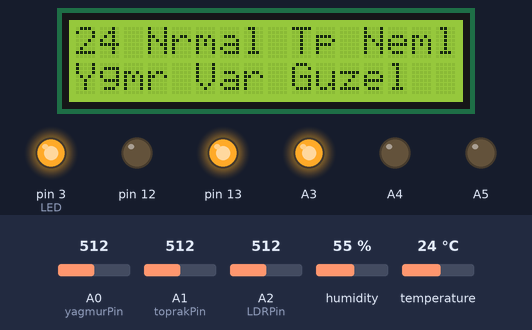
This sketch was run on a simulated Arduino Uno, built with avr-gcc and run on an emulated ATmega328P. On the bench: 16×2 character LCD, output pins drawn as LEDs (lit = HIGH). The test bench sets the inputs (shaded band); at power-on: temperature 24 °C, A1 (toprakPin) = 512, A0 (yagmurPin) = 512, A2 (LDRPin) = 512, humidity 55 %. What the sketch prints to the serial monitor is not drawn.

Above: at 1.2 s.
1.3 s: temperature set to 21 °C
At 2.55 s:
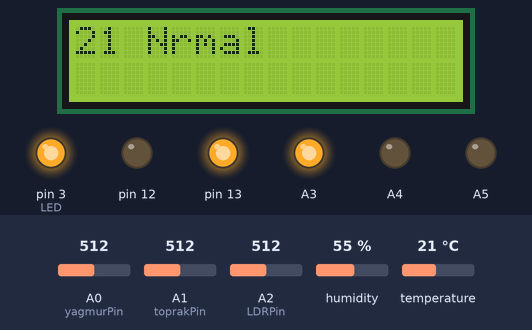
6.3 s: temperature set to 18 °C
At 8.6 s:
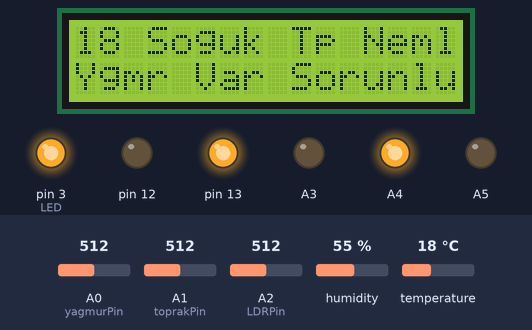
9.5 s: A1 (toprakPin) set to 892
15.9 s: A1 (toprakPin) set to 916
At 17.6 s:
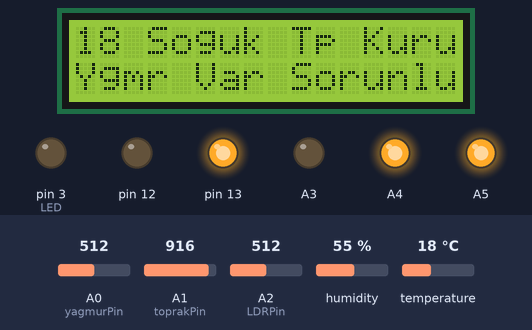
20.7 s: A0 (yagmurPin) set to 911
At 23.4 s:
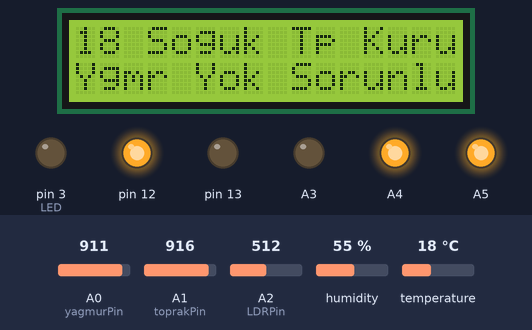
25.5 s: A0 (yagmurPin) set to 30
At 27.8 s:
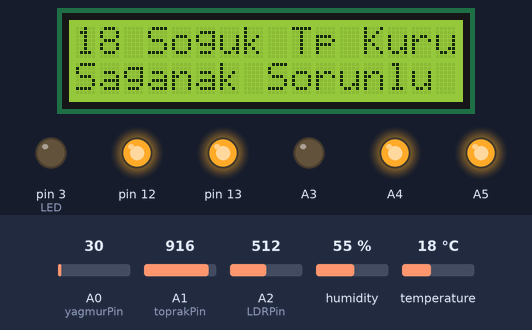
Timing chart, 0 to 29.3 s (numbered marks = the images above; inputs shaded):
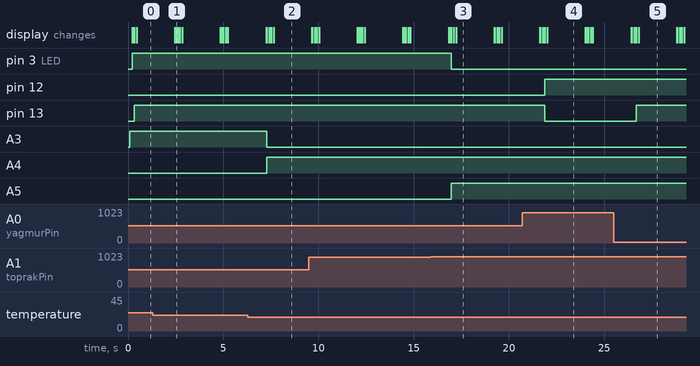

Measured:
- the behaviour switches between 20 and 19 °C on temperature (found by bisection; images 1 and 2)
- the behaviour switches between 900 and 901 on A1 (toprakPin) (found by bisection; images 2 and 3)
- after the input at 6.3 s, A3: HIGH → LOW after 0.99 s; A4: LOW → HIGH after 0.99 s; the display: first differs from a run without the input after 0.99 s (image 2 shows a later state)
- after the input at 15.9 s, pin 3 (LED): HIGH → LOW after 1.1 s; A5: LOW → HIGH after 1.1 s; the display: first differs from a run without the input after 1.1 s (image 3 shows a later state)
- after the input at 20.7 s, pin 12: LOW → HIGH after 1.2 s; pin 13: HIGH → LOW after 1.2 s; the display: first differs from a run without the input after 1.2 s (image 4 shows a later state)
- after the input at 25.5 s, pin 13: LOW → HIGH after 1.2 s; the display: first differs from a run without the input after 1.2 s (image 5 shows a later state)
- what the display in image 3 shows lasts 2.0 s, from 17.2 s to 19.2 s

The sketch:

SeraOtomasyonSistemi.ino
```cpp
/*
Elektronik Devreler Dersi Sera Kontrol Sistemi Projesi
*/
/********************************************
 * Hazırlayanlar                            *
 * 1030522808 Gökmen Portakal               *
 * 1030520761 Mehmet Selim Gözleyici        *
 * 1030516146 Ali Adam Mahamat              *
 * 1030516412 Abdoulsalam Ousseyni Oumarou  *
 * *****************************************/

/**
  Pinler	Bağlı Olan Aygıt
  0
  1
  2       DHT11 Data
  3       LED 4 Toprak Nem - M
  4       LCD - D4
  5       LCD - D5
  6       LCD - D6
  7       LCD - D7
  8       LCD - EN
  9       LCD - RS
  10      Bluetooth - TX
  11      Bluetooth - RX
  12      LED 5 Yağmur - K
  13      LED 5 Yağmur - M
  A0      Yağmur Data
  A1      Toprak Nem Data
  A2      LDR - Işık Sensörü
  A3      LED 1 - DHT11 - K
  A4      LED 2 - DHT11 - M
  A5      LED 3 - Toprak Nem - K
**/
#include <LiquidCrystal.h>
#include <dht11.h>
#include <SoftwareSerial.h>

SoftwareSerial BTserial(10, 11); // RX | TX

//LCD Display
const int d4 = 4, d5 = 5, d6 = 6, d7 = 7, en = 8, rs = 9; //LCD Pinleri
LiquidCrystal lcd(rs, en, d4, d5, d6, d7);

//Yagmur Sensoru
int yagmurOlcum = 0; // "yagmur" adında değişkenimizi oluşturup başlangıç için 0 değeri verdik.
int yagmurPin = A0;  // Yağmur sensörümüzü Analog A0 pinimize tanımladık.

//DHT11 Nem Sensoru
dht11 dht;
int dhtPin = 2;

//Toprak Nem Sensoru
int toprakPin = A1; // Toprak Nem Sensorumuzu Analog A1 pinimize tanımladık.
int toprakOlcum;

//LDR Işık Sensörü
int LDRPin = A2;

void setup()
{
  //Bluetooth tanımlama
  BTserial.begin(9600);

  Serial.begin(9600);
  //LCD tanımlama ve boyutu
  lcd.begin(16, 2);


  //DHT11 Nem Sensörü
  //pinMode(dhtPin, INPUT);
  //Toprak Nem Sensörü
  pinMode(toprakPin, INPUT);
  //Yagmur Sensoru
  pinMode(yagmurPin, INPUT);

  pinMode(3, OUTPUT); //3 ile 6 arasındaki pinleri çıkış olarak ayarlarladık LED'ler için
  pinMode(A3, OUTPUT);
  pinMode(A4, OUTPUT);
  pinMode(A5, OUTPUT);
  pinMode(12, OUTPUT);
  pinMode(13, OUTPUT);
}

void loop()
{

  //*********************************************
  //DHT11 Nem Sensörü
  dht.read(dhtPin);
  int sicaklik = dht.temperature;
  int nem = dht.humidity;
  if (sicaklik > 25)
  {
    Serial.print(sicaklik);
    Serial.println("°C Sicak");
    Serial.print("Nem %");
    Serial.println(nem);
    //DHT - BT
    BTserial.print(sicaklik);
    BTserial.print("C Sicak");
    BTserial.print(",");
    //DHT - LCD
    lcd.setCursor(0, 0);
    lcd.print(sicaklik);
    lcd.print(" Sicak ");
    //lcd.print("Nem %");
    //lcd.print(nem);
    //DHT - BT
    BTserial.print("%");
    BTserial.print(nem);
    BTserial.print(",");
    //DHT - LED
    analogWrite(A3, 255);
    analogWrite(A4, 255);

    //Serial.println("Fan Calismaya Basladi");
    delay(100);
  }
  else if (sicaklik >= 20 && sicaklik <= 25)
  {
    Serial.print(sicaklik);
    Serial.println("°C Normal");
    Serial.print("Nem %");
    Serial.println(nem);

    //DHT - BT
    BTserial.print(sicaklik);
    BTserial.print("C Normal");
    BTserial.print(",");
    //DHT - LCD
    lcd.setCursor(0, 0);
    lcd.print(sicaklik);
    lcd.print(" Nrmal ");
    //lcd.print("Nem %");
    //lcd.print(nem);
    //DHT - BT
    BTserial.print("%");
    BTserial.print(nem);
    BTserial.print(",");
    //DHT - LED
    analogWrite(A3, 255);
    analogWrite(A4, 0);
    delay(100);
  }
  else
  {
    Serial.print(sicaklik);
    Serial.println("°C Soguk");
    Serial.print("Nem %");
    Serial.println(nem);
    //DHT - BT
    BTserial.print(sicaklik);
    BTserial.print("C Soguk");
    BTserial.print(",");
    //DHT - LCD
    lcd.setCursor(0, 0);
    lcd.print(sicaklik);
    lcd.print(" Soguk ");
    //lcd.print("Nem %");
    //lcd.print(nem);
    //DHT - BT
    BTserial.print("%");
    BTserial.print(nem);
    BTserial.print(",");
    //DHT - LED
    analogWrite(A3, 0);
    analogWrite(A4, 255);
    //Serial.println("İsitici Calismaya Basladi");
    delay(100);
  }

  //*********************************************
  //Toprak Nem Sensörü
  toprakOlcum = analogRead(toprakPin); // A1 pin değerini "toprakOlcum" değişkenimize aktardık.
  Serial.print("Toprak icin Olcum Degeri: ");
  Serial.println(toprakOlcum);

  if (toprakOlcum > 900)
  {
    Serial.println("Toprak Tamamen Kuru");
    //Toprak - BT
    BTserial.print("Toprak Kuru");
    BTserial.print(",");
    //Toprak - LCD
    lcd.print("Tp Kuru");
    //Toprak - LED
    digitalWrite(A5, 255);
    digitalWrite(3, LOW);
    Serial.println("Su Motoru Calismaya Basladi");
    delay(100);
  }
  else if (toprakOlcum > 401 && toprakOlcum <= 900)
  {
    Serial.println("Toprak Orta Derecede Nemli");
    //Toprak - BT
    BTserial.print("Toprak Nemli");
    BTserial.print(",");
    //Toprak - LCD
    lcd.print("Tp Nemli");
    //Toprak - LED
    digitalWrite(A5, 0);
    digitalWrite(3, HIGH);
    delay(100);
  }
  else if (400 >= toprakOlcum && toprakOlcum >= 0)
  {
    Serial.println("Toprak Cok Nemli");
    //Toprak - BT
    BTserial.print("Cok Islak");
    BTserial.print(",");
    //Toprak - LCD
    lcd.print("Tp Islak");
    //Toprak - LED
    digitalWrite(A5, 0);
    digitalWrite(3, HIGH);
    delay(100);
  }
  else
  {
    Serial.println("Hatalı Ölçüm");
    lcd.print("Tp Hata");
  }

  //*********************************************
  //Yagmur Sensoru
  yagmurOlcum = analogRead(yagmurPin); // A0 pin değerini "yagmurOlcum" değişkenimize aktardık.
  Serial.print("Yagmur icin Olcum Degeri: ");
  Serial.println(yagmurOlcum);
  if (yagmurOlcum > 901)
  {
    Serial.println("Yagmur yok");
    //Yagmur - BT
    BTserial.print("Yagmur yok");
    BTserial.print(",");
    //Yagmur - LCD
    lcd.setCursor(0, 1);
    lcd.print("Ygmr Yok");
    //Yagmur - LED
    digitalWrite(12, HIGH);
    digitalWrite(13, LOW);
    delay(100);
  }
  else if (yagmurOlcum > 401 && yagmurOlcum <= 900)
  {
    Serial.println("Yagmur yagiyor");
    //Yagmur - BT
    BTserial.print("Yagmur var");
    BTserial.print(",");
    //Yagmur - LCD
    lcd.setCursor(0, 1);
    lcd.print("Ygmr Var");
    //Yagmur - LED
    digitalWrite(12, LOW);
    digitalWrite(13, HIGH);
    delay(100);
  }
  else if (300 > yagmurOlcum && yagmurOlcum >= 0)
  {
    Serial.println("Sağanak yagis");
    //Yagmur - BT
    BTserial.print("Saganak");
    BTserial.print(",");
    //Yagmur - LCD
    lcd.setCursor(0, 1);
    lcd.print("Saganak");
    //Yagmur - LED
    digitalWrite(12, HIGH);
    digitalWrite(13, HIGH);
    delay(100);
  }
  else
  {
    Serial.println("Hatalı Ölçüm");
  }

  //*********************************************
  //LDR Işık Sensörü
  int isik_degeri = analogRead(LDRPin);
  if (isik_degeri >= 500)
  {
    Serial.print("Aydinlik ");
    Serial.println(isik_degeri);
    //Işık - LCD
    //lcd.setCursor(0, 1);
    //lcd.print("Aydinlik ");
    //lcd.print(isik_degeri);
    //Işık - BT
    BTserial.print("Aydinlik");
    BTserial.print(",");
  }
  else if (isik_degeri < 500 && isik_degeri > 200) {
    Serial.print("Los Isik ");
    Serial.println(isik_degeri);
    //Işık - LCD
    //lcd.setCursor(0, 1);
    //lcd.print("Los Isik ");
    //lcd.print(isik_degeri);
    //Işık - BT
    BTserial.print("Los Isik");
    BTserial.print(",");
  }
  else
  {
    Serial.print("Karanlik ");
    Serial.println(isik_degeri);
    //Işık - LCD
    //lcd.setCursor(0, 1);
    //lcd.print("Karanlik ");
    //lcd.print(isik_degeri);
    //Işık - BT
    BTserial.print("Karanlik ");
    BTserial.print(",");
  }

  //*********************************************
  //Sonuc
  if (sicaklik > 25 || sicaklik < 20 || toprakOlcum > 901 || toprakOlcum < 300 && yagmurOlcum > 901 || yagmurOlcum < 300) {
    //Sonuc - Serial Monitor
    Serial.println("Anormal Koşullar Serayı Kontrol Ediniz!");
    //Sonuc - LCD
    lcd.print(" Sorunlu");
    //Sonuc - BT
    BTserial.print("Kontrol Et!");
    BTserial.print(";");//Bluetooth yazı yazmayı sonlandırma
  } else {
    //Sonuc - Serial Monitor
    Serial.println("Kosullar Uygun ve Kontrole Ihtiyac Yok");
    //Sonuc - LCD
    lcd.print(" Guzel");
    //Sonuc - BT
    BTserial.print("Kosullar Iyi");
    BTserial.print(";");//Bluetooth yazı yazmayı sonlandırma
  }


  Serial.println();
  delay(2000);
  lcd.clear();
}
/*
Elektronik Devreler Dersi Sera Kontrol Sistemi Projesi
*/
/********************************************
 * Hazırlayanlar                            *
 * 1030522808 Gökmen Portakal               *
 * 1030520761 Mehmet Selim Gözleyici        *
 * 1030516146 Ali Adam Mahamat              *
 * 1030516412 Abdoulsalam Ousseyni Oumarou  *
 * *****************************************/
```
